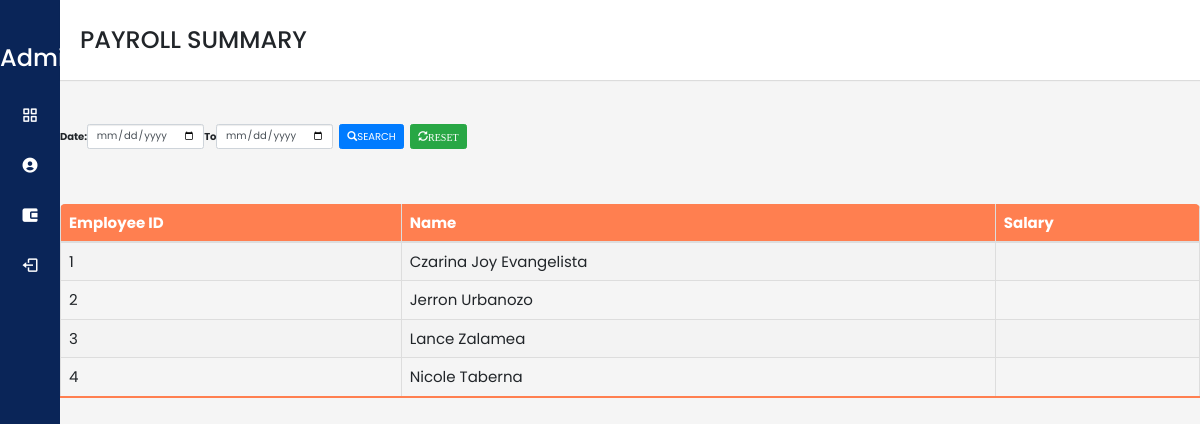
/payrollsummary.php, run on an earlier commit of the app's database.
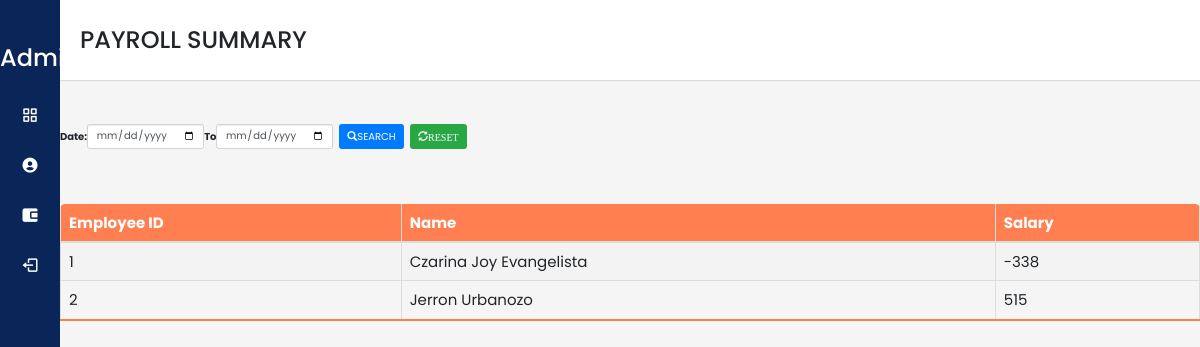
And on a later commit of the database.
### tables this page shows
CREATE TABLE `attendance` (
  `id` int(11) NOT NULL,
  `employee_id` varchar(11) NOT NULL,
  `date` date NOT NULL,
  `time_in` time NOT NULL DEFAULT current_timestamp(),
  `status` int(1) NOT NULL,
  `time_out` time NOT NULL,
  `num_hr` double NOT NULL,
  `start_break` time NOT NULL,
  `end_break` time NOT NULL,
  `salary` varchar(11) NOT NULL
);

CREATE TABLE `employees` (
  `id` int(11) NOT NULL,
  `employee_id` varchar(15) NOT NULL,
  `firstname` varchar(50) NOT NULL,
  `lastname` varchar(50) NOT NULL,
  `position_id` int(11) NOT NULL,
  `schedule_id` int(11) NOT NULL,
  `created_on` date NOT NULL DEFAULT current_timestamp()
);

### range.php (the view)
<?php
	require 'conn.php';
	if(ISSET($_POST['search'])){
		$date1 = date("Y-m-d", strtotime($_POST['date1']));
		$date2 = date("Y-m-d", strtotime($_POST['date2']));
		$query=mysqli_query($conn, "SELECT *,SUM(salary) as TotalSalary
		FROM `attendance`
        INNER JOIN employees ON attendance.employee_id = employees.employee_id
        WHERE date(`date`)
        BETWEEN '$date1' AND '$date2'
		GROUP BY attendance.employee_id") or die(mysqli_error());
		$row=mysqli_num_rows($query);
		if($row>0){
			while($fetch=mysqli_fetch_array($query)){
?>
	<tr>
		<td><?php echo $fetch['employee_id']?></td>
		<td><?php echo $fetch['firstname']?></td>
		<td><?php echo $fetch['TotalSalary']?></td>
	</tr>
<?php
			}
		}else{
			echo'
			<tr>
				<td colspan = "4"><center>Record Not Found</center></td>
			</tr>';
		}
	}else{
		$query=mysqli_query($conn, "SELECT * ,SUM(salary) as TotalSalary
		FROM `attendance`
		INNER JOIN employees ON attendance.employee_id = employees.employee_id
		GROUP BY attendance.employee_id") or die(mysqli_error());
		while($fetch=mysqli_fetch_array($query)){
?>
	<tr>
		<td><?php echo $fetch['employee_id']?></td>
		<td><?php echo $fetch['firstname'] ?> <?php echo $fetch['lastname'] ?></td>
		<td><?php echo $fetch['TotalSalary']?></td>
	</tr>
<?php
		}
	}
?>

### nav-Items.php
<?php function navItems($active) { ?>
<?php
        $items = [
            [
                "caption"=> "Employee",
                "icon"=> "bx bx-grid-alt",
                "url"=> "dashboard.php"
            ],
            [
                "caption"=> "Attendance",
                "icon"=> "bx bxs-user-circle",
                "url"=> "attendance.php"
            ],
            [
                "caption"=> "Payroll",
                "icon"=> "bx bxs-wallet-alt",
                "url"=> "Payroll.php"
            ],
            [
                "caption"=> "Logout",
                "icon"=> "bx bx-log-out",
                "url"=> "Logout.php"
            ],
        ];
    ?>
<ul class="nav-links">
    <?php foreach ($items as $item) { ?>
    <li>
        <a href="<?= $item["url"] ?>" style="color: white" class="<?= $item["caption"] == $active ? "active": "" ?>">
            <i class='<?= $item["icon"] ?>'></i>
            <span class="link_name"><?= $item["caption"] ?></span>
        </a>
    </li>
    <?php } ?>
</ul>
<?php } ?>

What changed in the data, as far as the page shows it:
removed attendance: employees.employee_id "1", employees.firstname "Czarina Joy", employees.lastname "Evangelista"
removed attendance: employees.employee_id "2", employees.firstname "Jerron", employees.lastname "Urbanozo"
removed attendance: employees.employee_id "3", employees.firstname "Lance", employees.lastname "Zalamea"
removed attendance: employees.employee_id "4", employees.firstname "Nicole", employees.lastname "Taberna"
added attendance: employees.employee_id "1", employees.firstname "Czarina Joy", employees.lastname "Evangelista", TotalSalary "-338"
added attendance: employees.employee_id "2", employees.firstname "Jerron", employees.lastname "Urbanozo", TotalSalary "515"
